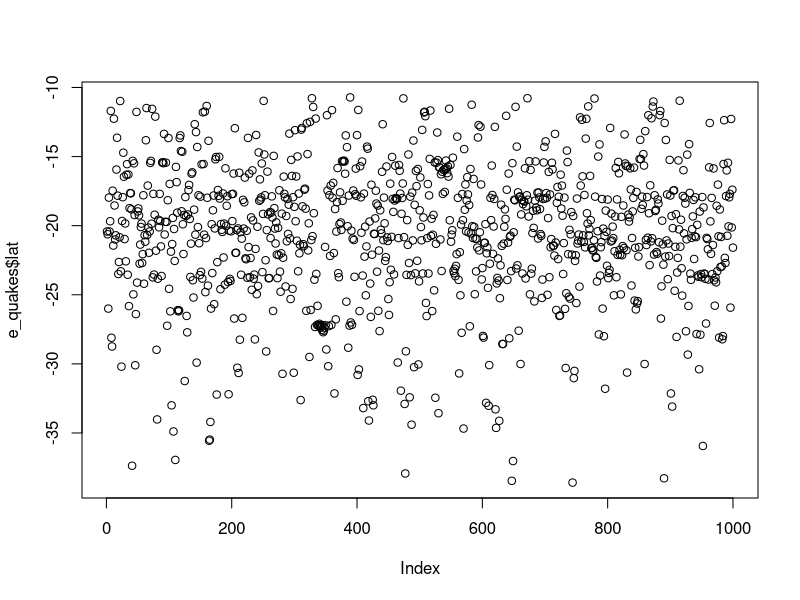
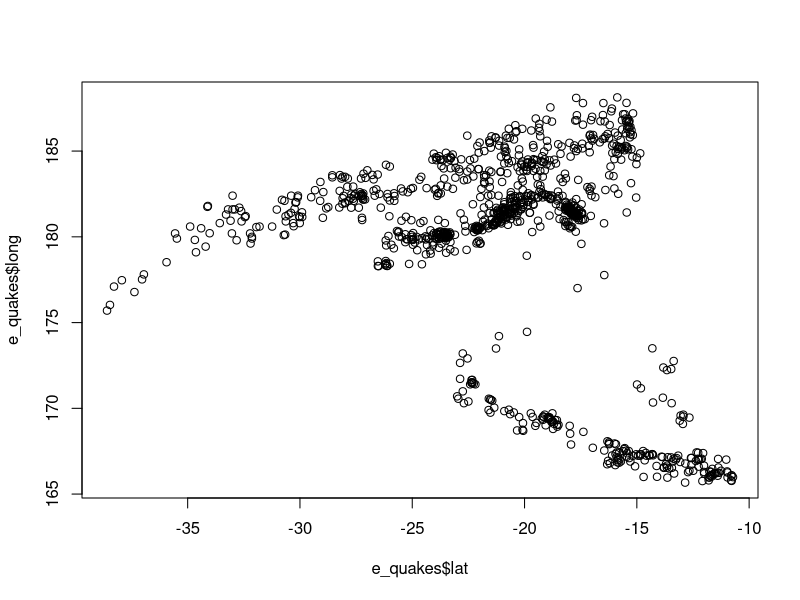
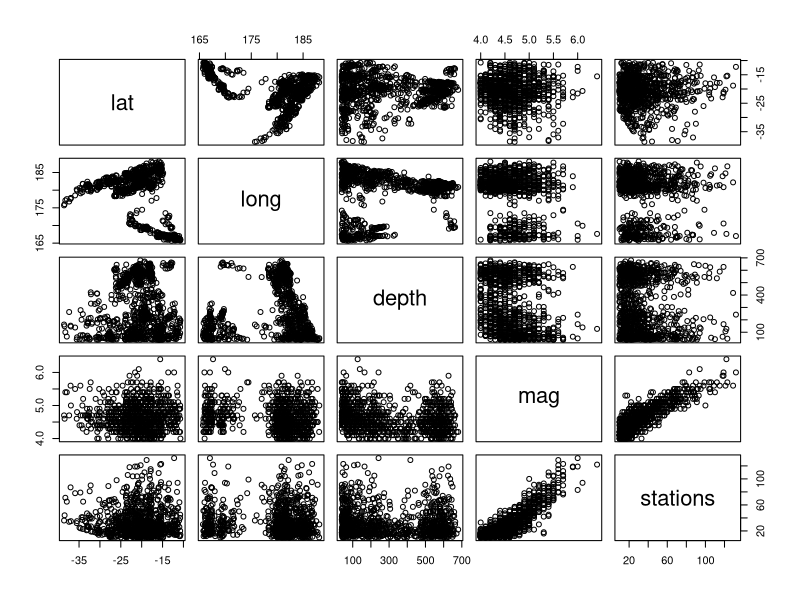
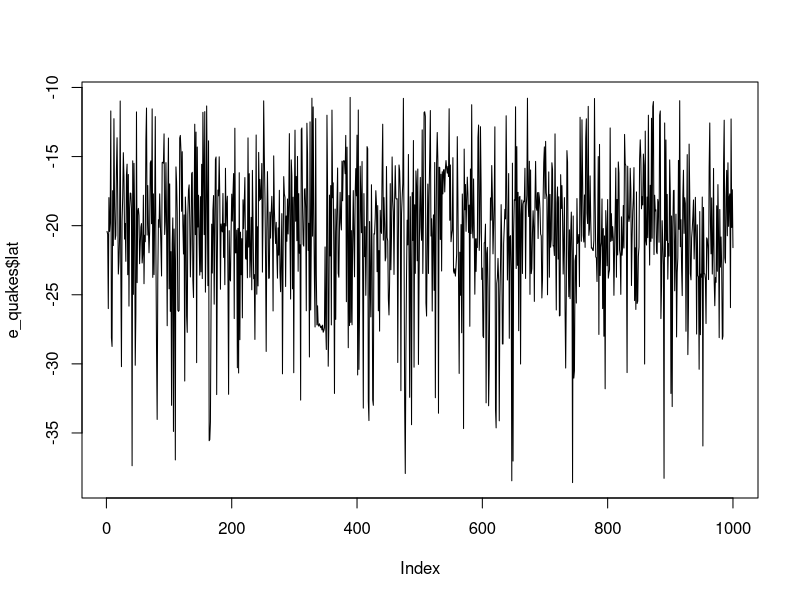
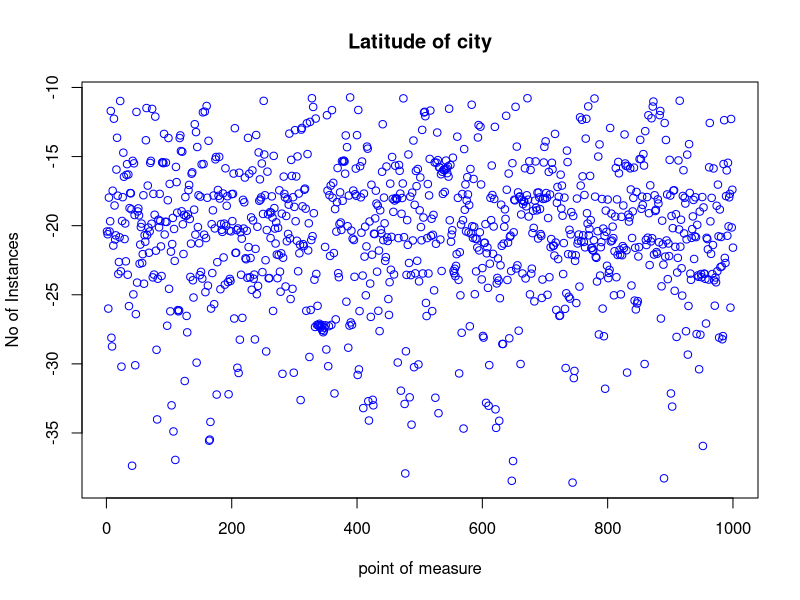
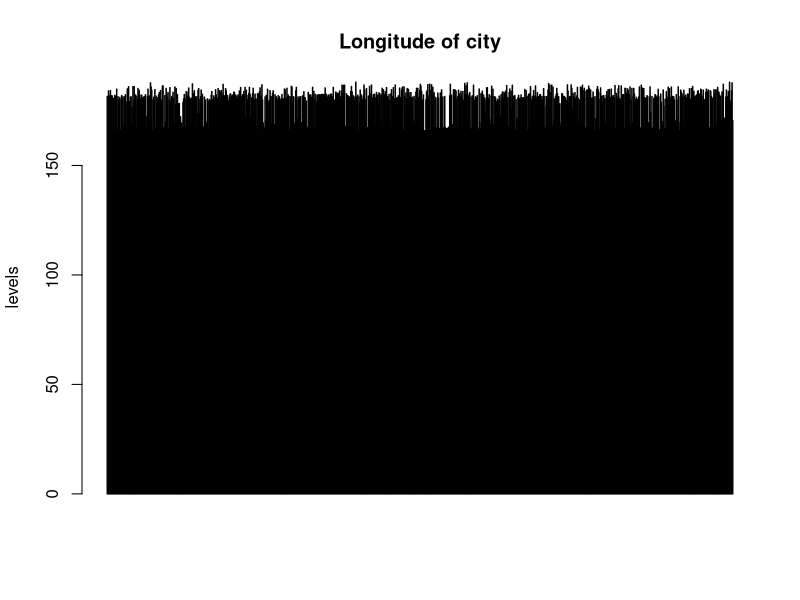
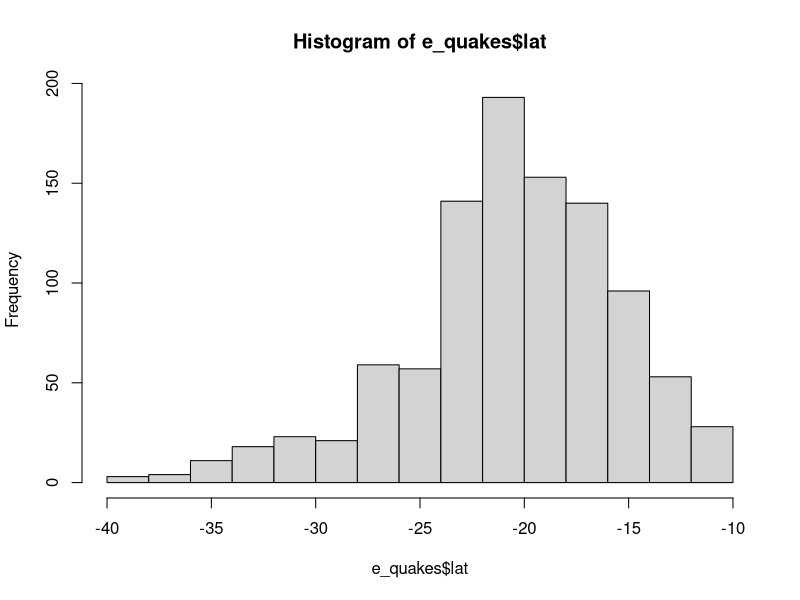
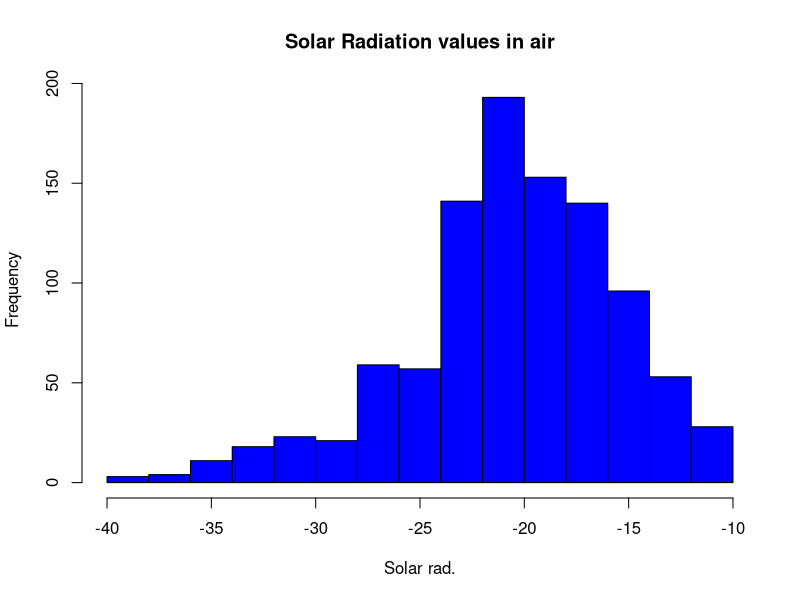

Write the R code that produced these figures, in order.

e_quakes<-datasets::quakes
e_quakes


#Top 10 rows and last 10 rows
head(e_quakes,10)
tail(e_quakes,10)


#slicing of data

e_quakes[,c(1,2)]
df<-e_quakes[,-6]
e_quakes$lat

#Summary of the data
summary(e_quakes$lat)
summary(e_quakes)


#plot
plot(e_quakes$lat)
plot(e_quakes$lat,e_quakes$long,type="p")
plot(e_quakes)


# points and lines 
plot(e_quakes$lat, type= "l") # p: points, l: lines,b: both
plot(e_quakes$lat, xlab = 'point of measure', 
     ylab = 'No of Instances', main = 'Latitude of city',
     col = 'blue')


# Horizontal bar plot
barplot(e_quakes$long, main = 'Longitude of city',
        ylab = ' levels', col= 'blue',horiz = F,axes=T)

#Histogram
hist(e_quakes$lat)
hist(e_quakes$lat, 
     main = 'Solar Radiation values in air',
     xlab = 'Solar rad.', col='blue')

#Single box plot
boxplot(e_quakes$lat,main="Boxplot")

# Multiple box plots
boxplot(e_quakes[,1:4],main='Multiple')


par(mfrow=c(3,3),mar=c(2,5,2,1),  las=0, bty="o")

plot(e_quakes$lat)
plot(e_quakes$lat, e_quakes$long)
plot(e_quakes$lat, type= "l")
plot(e_quakes$lat, type= "l")
plot(e_quakes$lat, type= "l")
barplot(e_quakes$lat, main = 'Latitude of city',
        xlab = ' levels', col='green',horiz = TRUE)
hist(e_quakes$depth)
boxplot(e_quakes$depth)
boxplot(e_quakes[,0:4], main='Multiple Box plots')



